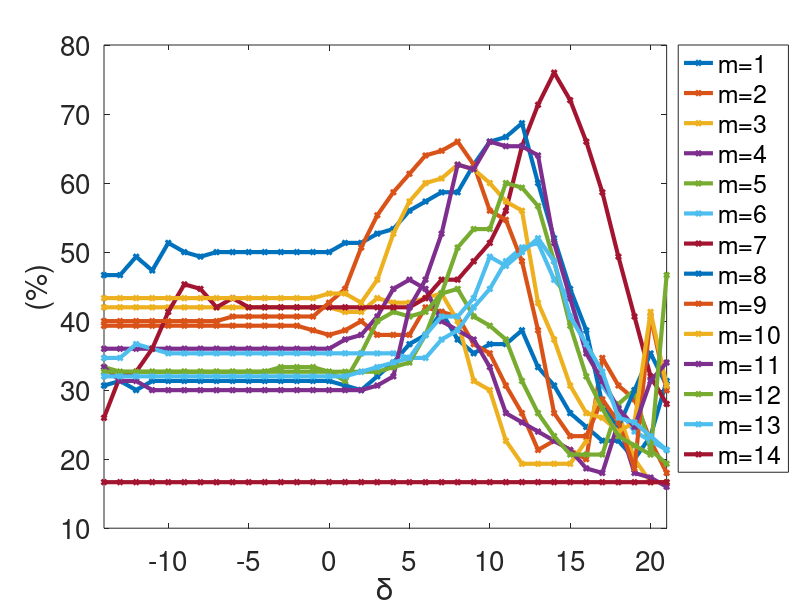
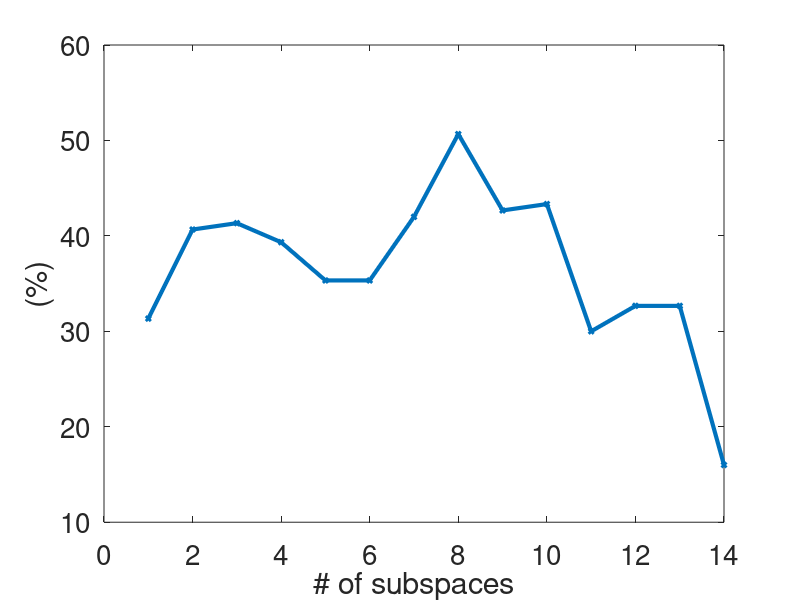
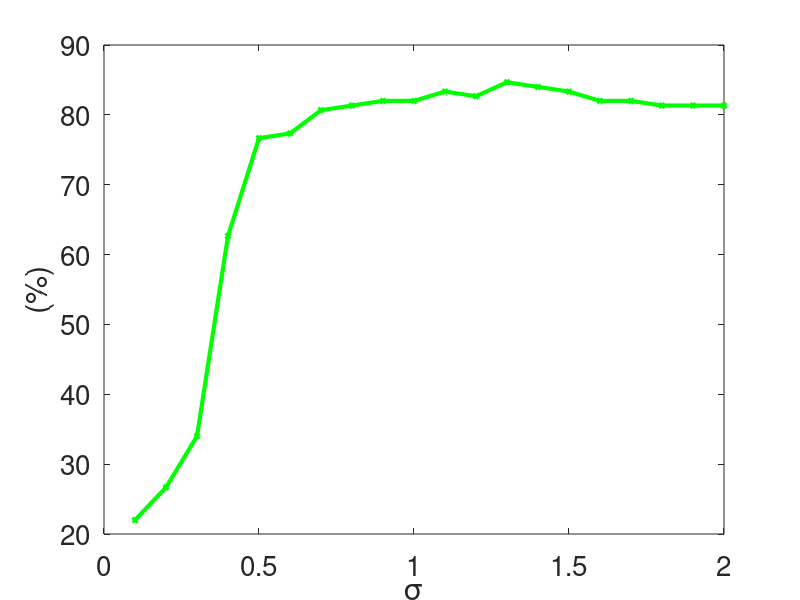

Reproduce these figures in MATLAB, in order.
clear all
close all
clc
close all



%% ProjRBF Kernel
load('projRBF_all_p_delta_performance.mat');
all_p_mat = zeros(length(delta), length(all_p));

for i=1: length(all_p)
  all_p_mat(:,i) = all_p{i};
end


plot(delta,all_p_mat, '-d','LineWidth',3,'MarkerSize',3)
%title('Projection RBF Kernel','FontSize',30)
%min_max = [min(delta), max(delta)+1];
xlim([min(delta), max(delta)]);
ylabel('(%)','FontSize',20)
xlabel('\delta','FontSize',20)
set(gca,'FontSize',20);
legend('m=1', 'm=2', 'm=3' ,'m=4' ,'m=5', 'm=6', 'm=7', 'm=8', 'm=9', 'm=10', 'm=11' ,'m=12', 'm=13', 'm=14', 'Location','BestOutside'     );

%Home
%print('/media/johanna/HD1T/latex-svn/study-paper-report/v3/images/projRBF_ker_p', '-dpng','-r300');

%% ProjPoly Kernel
figure
load('projPoly_all_p_performance.mat');

plot(p,test_acc, '-d','LineWidth',3,'MarkerSize',3)
% title('Projection RGB Kernel','FontSize',30)
ylabel('(%)','FontSize',20)
xlabel('# of subspaces','FontSize',20)
set(gca,'FontSize',20);

%Home
%print('/media/johanna/HD1T/latex-svn/study-paper-report/v3/images/projPoly_ker_p', '-dpng','-r300');

%% LogEuclidean Kernel
figure
load('LogEucl_all_sigma_performance.mat');

plot(sigma,test_acc, '-gd','LineWidth',3,'MarkerSize',3)
%title('LogEuclidean Kernel Kernel','FontSize',30)
ylabel('(%)','FontSize',20)
xlabel('\sigma','FontSize',20)
set(gca,'FontSize',20);

%Home
%print('/media/johanna/HD1T/latex-svn/study-paper-report/v3/images/LogEucl_ker_sigma', '-dpng','-r300');
